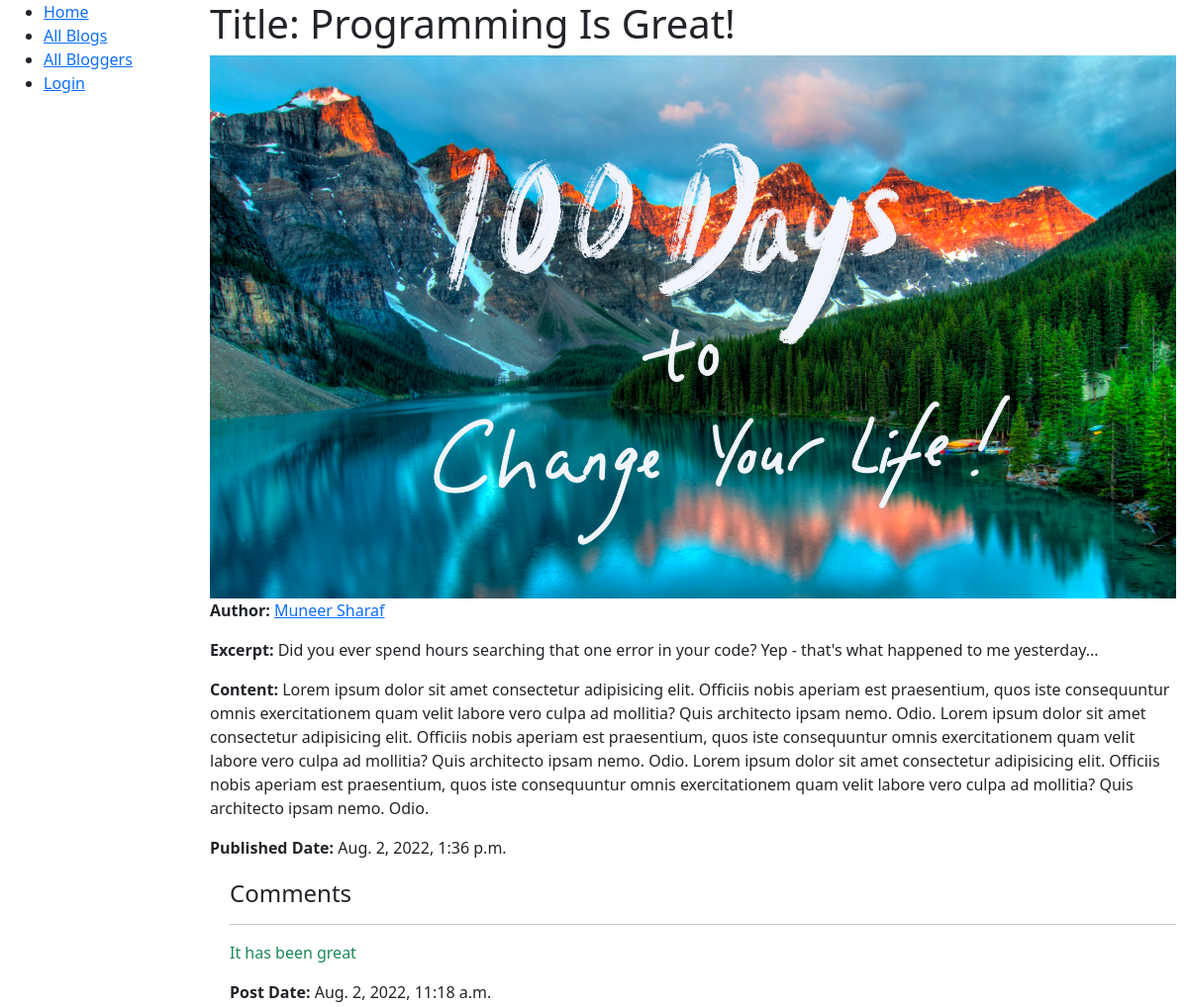
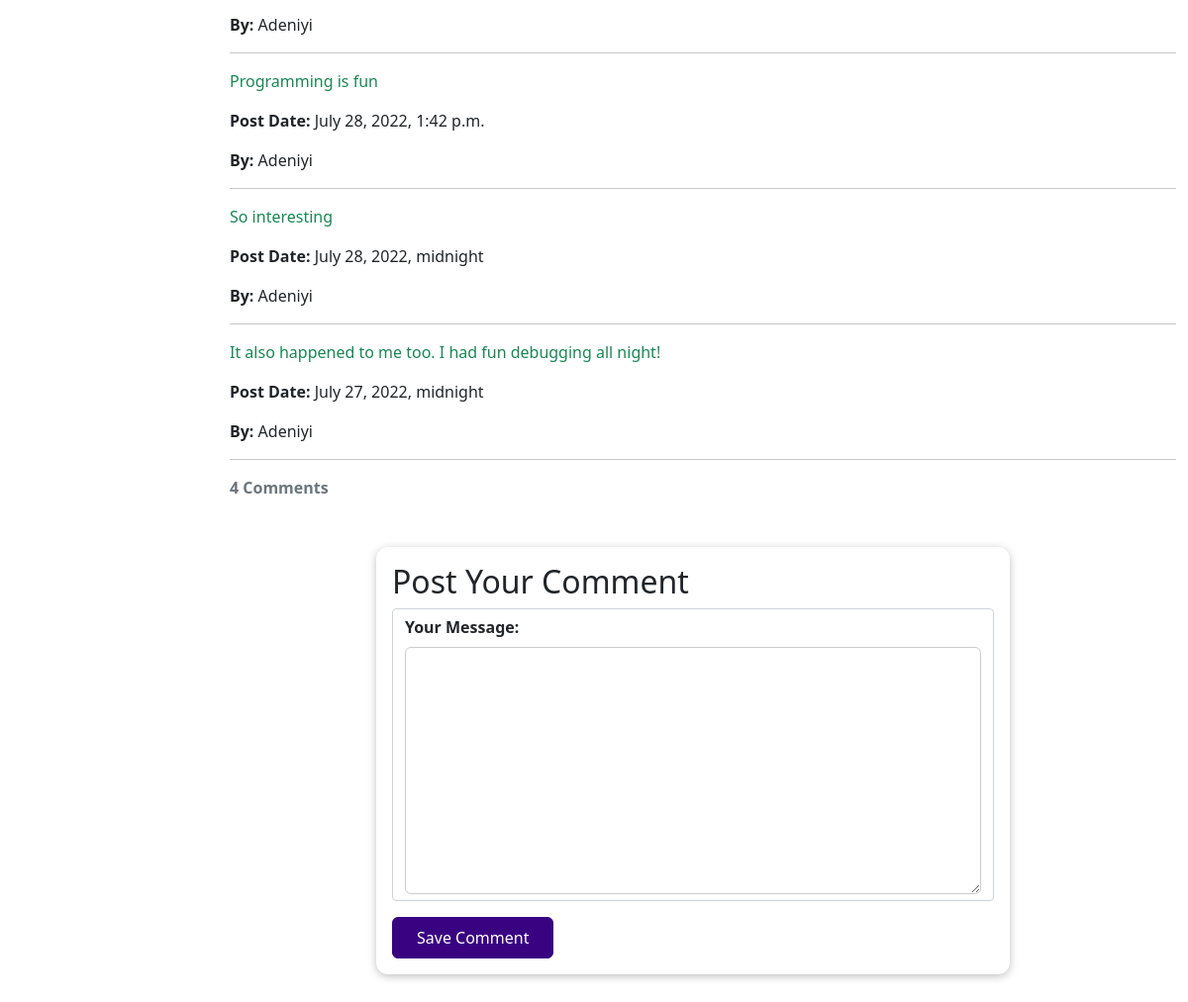
/blog/programming-is-great, run on an earlier commit of the app's database (2 pictures, top to bottom).
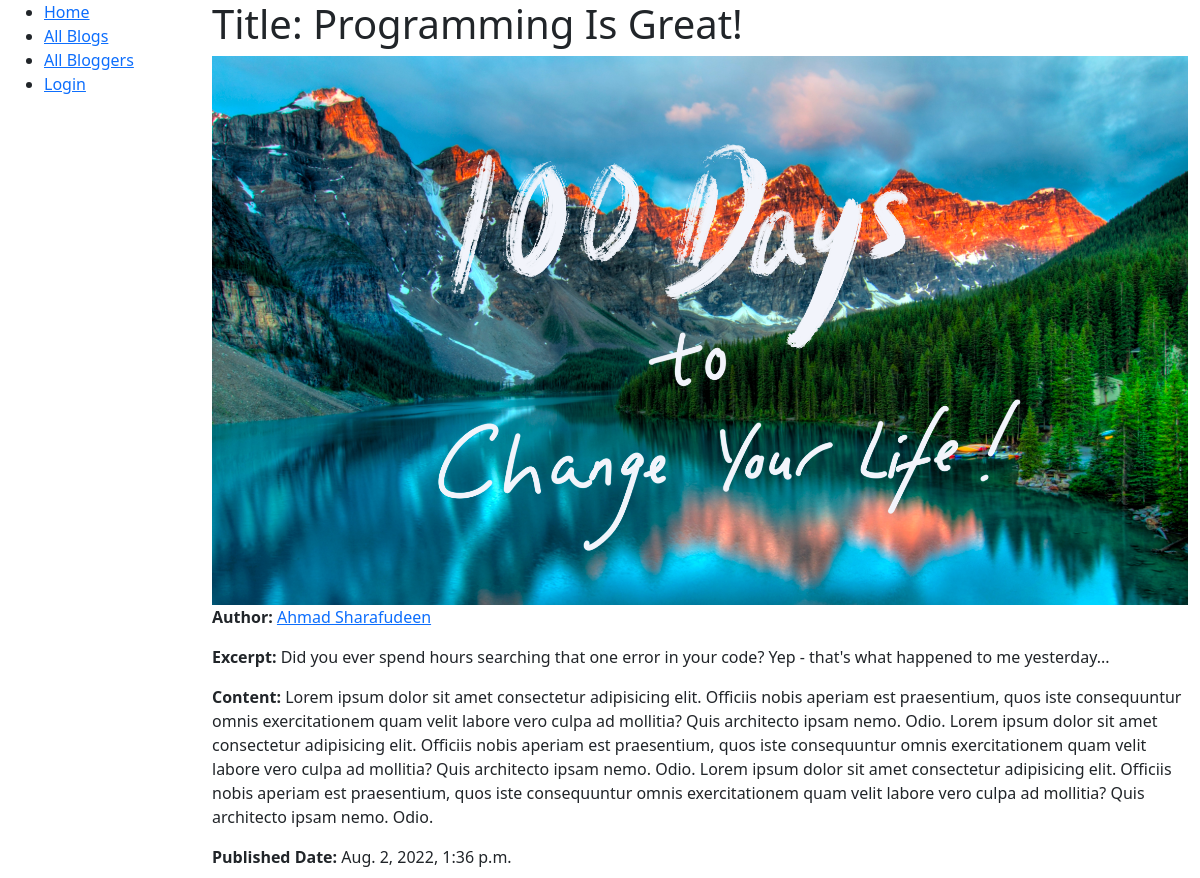
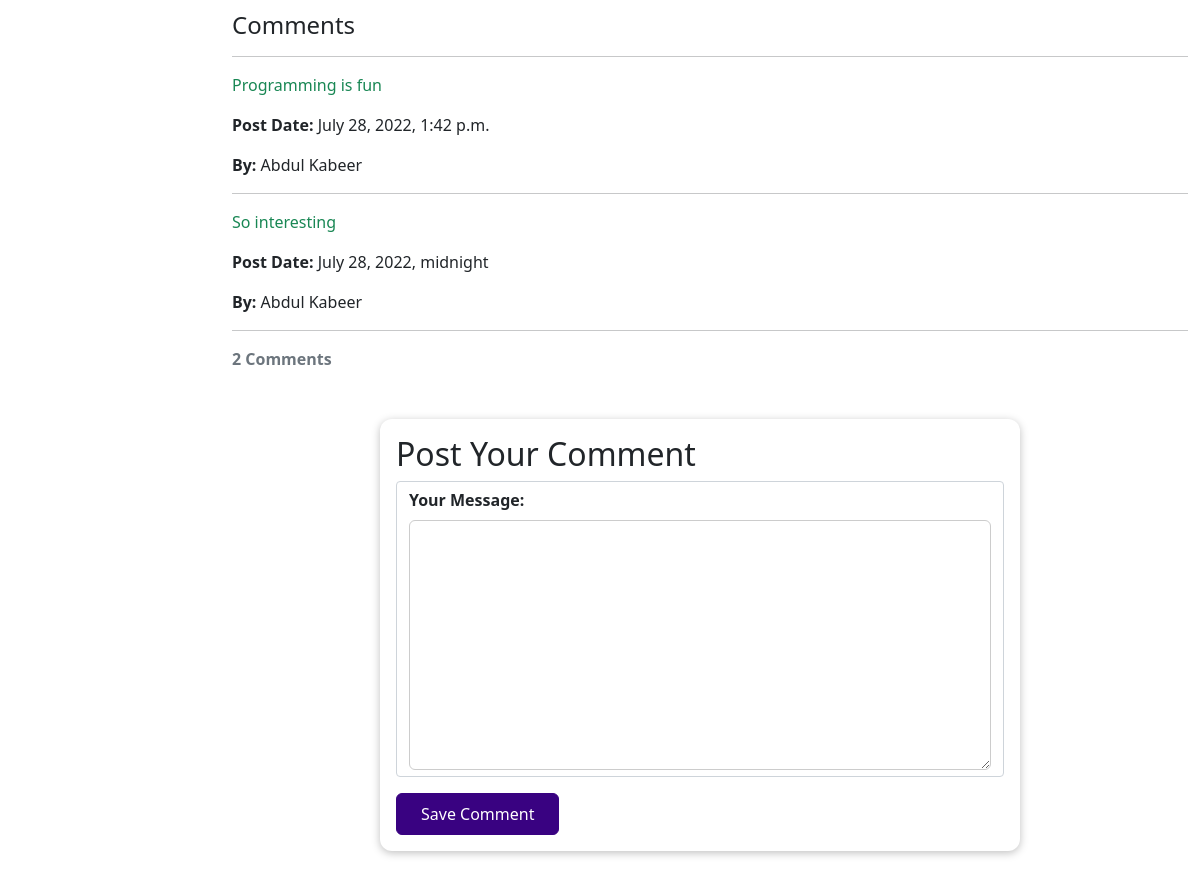
And on a later commit of the database (2 pictures, top to bottom).
### blog/models.py (models this page shows, shortened)
class Blog(models.Model):
    title = models.CharField(max_length=150)
    excerpt = models.CharField(max_length=200)
    image = models.ImageField(upload_to="articles", null=True)
    post_date = models.DateTimeField(auto_now_add=True)
    updated = models.DateTimeField(auto_now=True)
    is_delete = models.BooleanField(default=False)
    slug = models.SlugField(unique=True, max_length=100, blank=True)
    content = models.TextField(validators=[MinLengthValidator(10)])
    objects = AllObjects()
    active_objects = ActiveObjects()
    author = models.ForeignKey(User, on_delete=models.SET_NULL, null=True, related_name="blogs")
    class Meta:
        ordering = ["title", "author"]
    def get_absolute_url(self):
        return reverse("blog:blog-detail", args=[str(self.slug)])

class Comment(models.Model):
    text = models.TextField(max_length=400)
    post_date = models.DateTimeField(auto_now_add=True)
    is_delete = models.BooleanField(default=False)
    comment_owner = models.ForeignKey(User, on_delete=models.SET_NULL, null="True", related_name="comments", editable=False)
    blog = models.ForeignKey(Blog, on_delete=models.CASCADE, related_name="comments", editable=False)
    objects = AllObjects()
    active_comments = ActiveObjects()
    class Meta:
        ordering = ["post_date"]

### blog/views.py (the view)
# urls.py: path('<slug:slug>', views.BlogPostDetailPage.as_view(), name="blog-detail"),
class BlogPostDetailPage(DetailView):
    model = Blog
    def get_context_data(self, **kwargs):
        blog = Blog.objects.get(slug=self.kwargs.get("slug"))
        current_user = self.request.user
        if self.request.user != blog.author:
            comments = Comment.active_comments.filter(blog=blog).order_by("-post_date")
        else:
            comments = Comment.objects.filter(blog=blog).order_by("-post_date")
        context = super(BlogPostDetailPage, self).get_context_data(**kwargs)
        context["comment_form"] = CommentForm()
        context["comments"] = comments
        context["current_user"] = current_user
        return context

### blog/forms.py
class CommentForm(forms.ModelForm):
    class Meta:
        model = Comment
        exclude = ["post_date", "is_delete"]
        labels = {
            "text": "Your Message",
        }

### blog/models.py (called while the page is built)
    def get_queryset(self):
        return super(ActiveObjects, self).get_queryset().filter(is_delete=False)

    def get_queryset(self):
        return super(AllObjects, self).get_queryset()

### blog/templates/blog/blog_detail.html (shortened to what this page needs)
{% extends "blog/base_generic.html" %}
{% load static %}
{% block styles %}
    <link rel="stylesheet" href="{% static "css/blog_detail.css" %}">
{% endblock %}
{% block content %}
  <h1>Title: {{ blog.title }}</h1>
  {% if blog.image.url %}
    <img class="img-fluid" src="{{ blog.image.url }}" alt="Blog Image">
  {% endif %}
  <p><strong>Author:</strong> <a href="{% url "blog:author-detail" blog.author.id %}">{{ blog.author.first_name }} {{ blog.author.last_name }}</a></p>
  <p><strong>Excerpt:</strong> {{ blog.excerpt }}</p>
  <p><strong>Content: </strong> {{ blog.content }}</p>
  <p><strong>Published Date:</strong> {{ blog.post_date }}</p>
  <div style="margin-left:20px;margin-top:20px">
    <h4>Comments</h4>
        <div class="done">
            {% for comment in comments %}
              <hr>
              <p class="text-success">
                {{ comment.text }}
              </p>
              <p><strong>Post Date:</strong> {{ comment.post_date }}</p>
              <p><strong>By:</strong> {{ comment.comment_owner.first_name }}</p>
            {% endfor %}
        </div>
        <hr>
        <p class="text-muted"><strong>{{ comments.count }} Comment{{ comments.count|pluralize }} </strong></p>
  </div>
  <section id="comment-form">
    <h2>Post Your Comment</h2>
    <form id="post-form" action="{{ blog.get_absolute_url }}" method="post">
        {% for form_field in comment_form %}
            <div class="form-control {% if form_field.errors %}invalid{% endif %}">
                {{ form_field.label_tag }}
                {{ form_field }}
            </div>
        {% endfor %}
        <button class="comments_submit">Save Comment</button>
    </form>
  </section>
{% endblock content %}

What changed in the data, as far as the page shows it:
no longer on this page (row edited): Comment: text "It has been great", post_date "Aug. 2, 2022, 11:18 a.m.", comment_owner.first_name "Adeniyi"
no longer on this page (row edited): Comment: text "It also happened to me too. I had fun debugging all night!", post_date "July 27, 2022, midnight", comment_owner.first_name "Adeniyi"
changed Blog: author.first_name "Muneer" → "Ahmad"; author.last_name "Sharaf" → "Sharafudeen"
changed through a linked row, Comment "Programming is fun": comment_owner.first_name "Adeniyi" → "Abdul Kabeer"
changed through a linked row, Comment "So interesting": comment_owner.first_name "Adeniyi" → "Abdul Kabeer"
Also different on the page:
{{ comments.count }}: "4" → "2"
